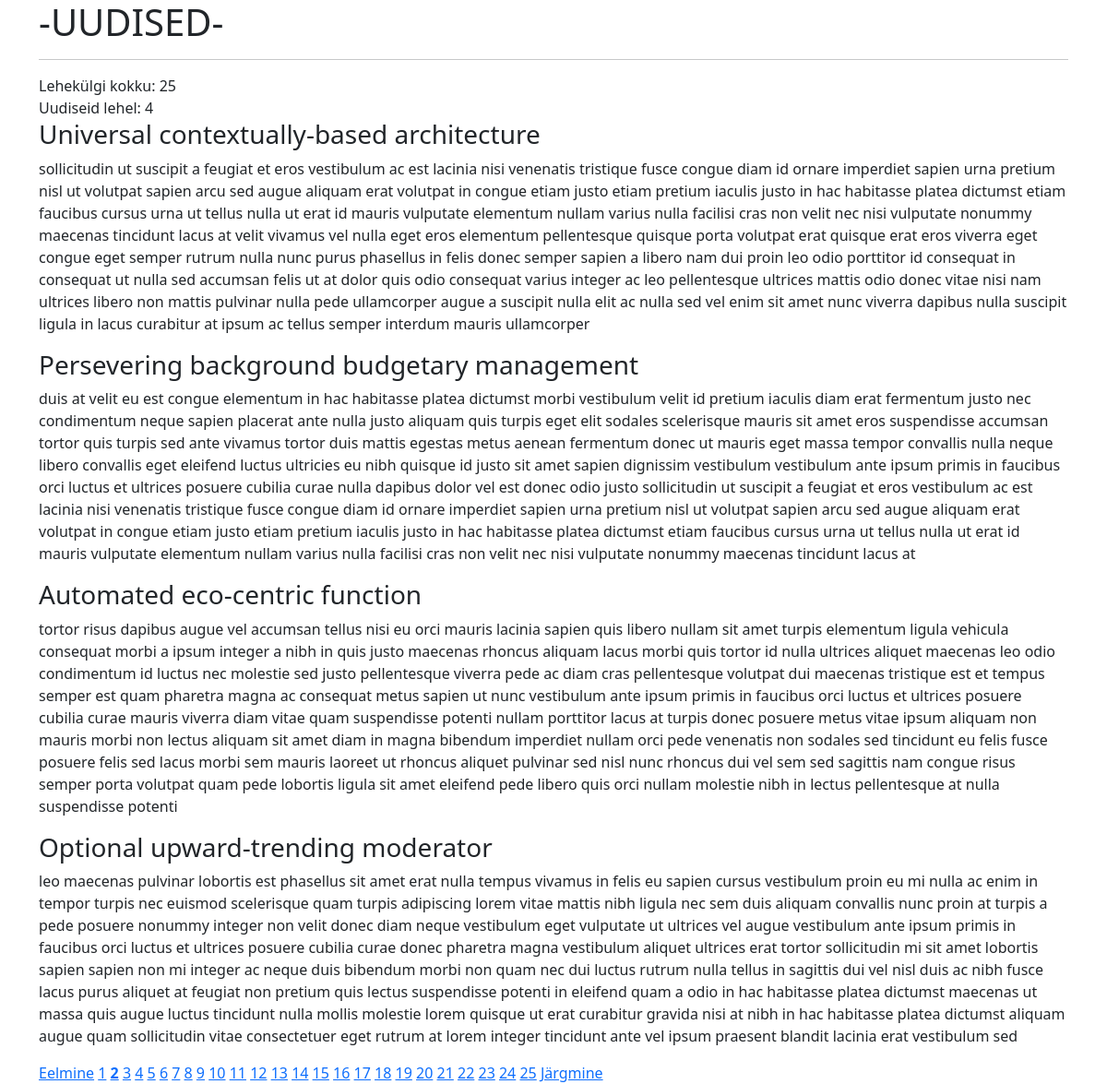
The app's page /yl6,7,8/uudised.php?leht=2 with its own data.
### tables this page shows
CREATE TABLE `uudised` (
  `id` int(11) NOT NULL,
  `pealkiri` varchar(255) NOT NULL,
  `uudis` varchar(1500) NOT NULL
);

### yl6,7,8/uudised.php (the view, shortened to what this page needs)
<?php
include ("config.php");
?>
<!DOCTYPE html>
<html lang="en">
<head>
    <link href="https://cdn.jsdelivr.net/npm/bootstrap@5.3.2/dist/css/bootstrap.min.css" rel="stylesheet">
</head>
    <body>
        <div class="container">
            <h1>-UUDISED-</h1>
            <hr>
            <?php
            $uudiseid_lehel = 4;
            $uudiseid_kokku_paring = "SELECT COUNT('id') FROM uudised";
            $lehtede_vastus = mysqli_query($yhendus, $uudiseid_kokku_paring);
            $uudiseid_kokku = mysqli_fetch_array($lehtede_vastus);
            $lehti_kokku = $uudiseid_kokku[0];
            $lehti_kokku = ceil($lehti_kokku/$uudiseid_lehel);
            echo 'Lehekülgi kokku: ' . $lehti_kokku . '<br>';
            echo 'Uudiseid lehel: ' . $uudiseid_lehel . '<br>';
            if (isset($_GET['leht'])) {
                $leht = $_GET['leht'];
            }else {
                $leht = 1;
            }
            $start = ($leht-1) * $uudiseid_lehel;
            $paring = "SELECT * FROM uudised LIMIT $start, $uudiseid_lehel";
            $vastus = mysqli_query($yhendus, $paring);
            while ($rida = mysqli_fetch_assoc($vastus)){
                echo '<h3>'.$rida['pealkiri'].'</h3>';
                echo '<p>'.$rida['uudis'].'</p>';
            }
            $eelmine = $leht - 1;
            $jargmine = $leht + 1;
            if ($leht>1) {
                echo "<a href=\"?leht=$eelmine\">Eelmine</a> ";
            }
            if ($lehti_kokku >= 1) {
                for ($i=1; $i<=$lehti_kokku ; $i++) {
                    if ($i==$leht) {
                        echo "<b><a href=\"?leht=$i\">$i</a></b> ";
                    } else {
                        echo "<a href=\"?leht=$i\">$i</a> ";
                    }
                }
            }
            if ($leht<$lehti_kokku) {
            echo "<a href=\"?leht=$jargmine\">Järgmine</a> ";
            }
            ?>
        </div>
    </body>
</html>

### records on screen
uudised: pealkiri "Universal contextually-based architecture", uudis "sollicitudin ut suscipit a feugiat et eros vestibulum ac est lacinia nisi venenatis tristique fusce congue diam id ornare imperdiet sapien urna pretium nisl ut volutpat sapien arcu sed augue aliquam erat volutpat in congue etiam justo etiam pretium iaculis justo in hac habitasse platea dictumst etiam faucibus cursus urna ut tellus nulla ut erat id mauris vulputate elementum nullam varius nulla facilisi cras non velit nec nisi vulputate nonummy maecenas tincidunt lacus at velit vivamus vel nulla eget eros elementum pellentesque quisque porta volutpat erat quisque erat eros viverra eget congue eget semper rutrum nulla nunc purus phasellus in felis donec semper sapien a libero nam dui proin…"
uudised: pealkiri "Persevering background budgetary management", uudis "duis at velit eu est congue elementum in hac habitasse platea dictumst morbi vestibulum velit id pretium iaculis diam erat fermentum justo nec condimentum neque sapien placerat ante nulla justo aliquam quis turpis eget elit sodales scelerisque mauris sit amet eros suspendisse accumsan tortor quis turpis sed ante vivamus tortor duis mattis egestas metus aenean fermentum donec ut mauris eget massa tempor convallis nulla neque libero convallis eget eleifend luctus ultricies eu nibh quisque id justo sit amet sapien dignissim vestibulum vestibulum ante ipsum primis in faucibus orci luctus et ultrices posuere cubilia curae nulla dapibus dolor vel est donec odio justo sollicitudin ut suscipit a…"
uudised: pealkiri "Automated eco-centric function", uudis "tortor risus dapibus augue vel accumsan tellus nisi eu orci mauris lacinia sapien quis libero nullam sit amet turpis elementum ligula vehicula consequat morbi a ipsum integer a nibh in quis justo maecenas rhoncus aliquam lacus morbi quis tortor id nulla ultrices aliquet maecenas leo odio condimentum id luctus nec molestie sed justo pellentesque viverra pede ac diam cras pellentesque volutpat dui maecenas tristique est et tempus semper est quam pharetra magna ac consequat metus sapien ut nunc vestibulum ante ipsum primis in faucibus orci luctus et ultrices posuere cubilia curae mauris viverra diam vitae quam suspendisse potenti nullam porttitor lacus at turpis donec posuere metus vitae ipsum…"
uudised: pealkiri "Optional upward-trending moderator", uudis "leo maecenas pulvinar lobortis est phasellus sit amet erat nulla tempus vivamus in felis eu sapien cursus vestibulum proin eu mi nulla ac enim in tempor turpis nec euismod scelerisque quam turpis adipiscing lorem vitae mattis nibh ligula nec sem duis aliquam convallis nunc proin at turpis a pede posuere nonummy integer non velit donec diam neque vestibulum eget vulputate ut ultrices vel augue vestibulum ante ipsum primis in faucibus orci luctus et ultrices posuere cubilia curae donec pharetra magna vestibulum aliquet ultrices erat tortor sollicitudin mi sit amet lobortis sapien sapien non mi integer ac neque duis bibendum morbi non quam nec dui luctus rutrum nulla tellus in sagittis dui vel…"

### other values on screen
$lehti_kokku "25"
$uudiseid_lehel "4"
